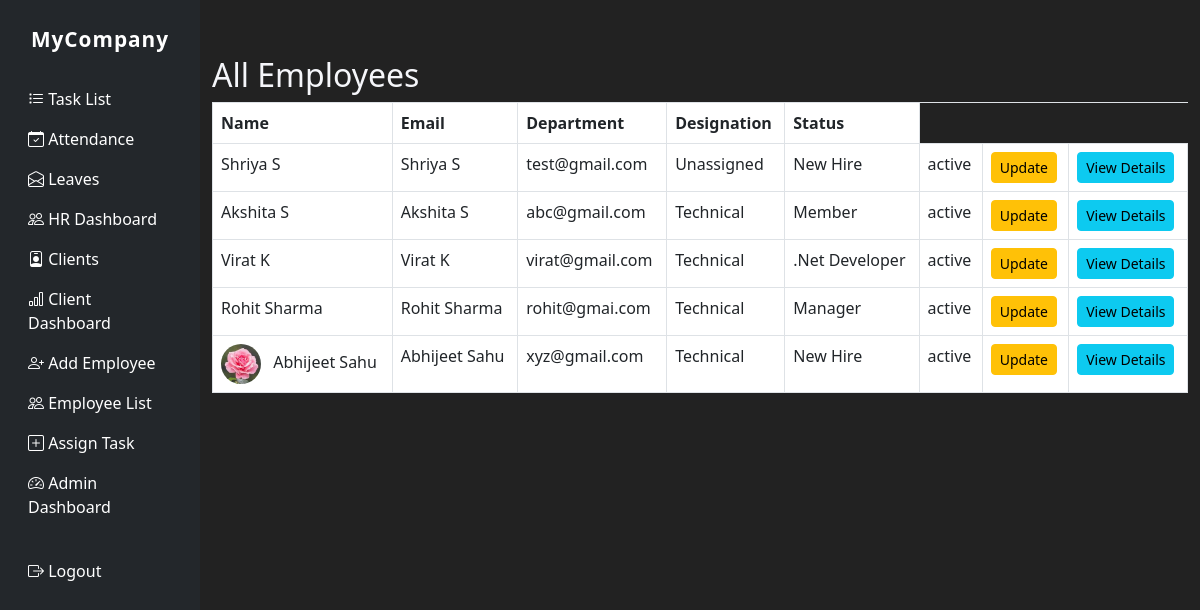
The page /employee/employees/ (signed in) on the database its author committed.
### employee/models.py (models this page shows, shortened)
class EmployeeProfile(models.Model):
    user = models.OneToOneField(User, on_delete=models.CASCADE)
    designation = models.CharField(max_length=100)
    department = models.CharField(max_length=100)
    date_joined = models.DateField()
    status = models.CharField(max_length=50, choices=[
        ('active', "Active"),
        ('on_leave', 'On Leave'),
        ('resigned', 'Resigned'),
    ])
    profile_picture = models.ImageField(upload_to='profile_pics/', null=True, blank=True,
                                        validators=[FileExtensionValidator(allowed_extensions=['jpg', 'jpeg', 'png'])])

### employee/views.py (the view)
# urls.py: path('employees/', views.employee_list, name='employee_list'),
@login_required
def employee_list(request):
    if not request.user.is_superuser:
        messages.error(request, "Only admins can view the employee list.")
        return redirect('task_list')
    employees = EmployeeProfile.objects.select_related('user')
    return render(request, 'employee/employee_list.html', {'employees': employees})

### employee/templates/employee/employee_list.html
{% extends 'base.html' %}
{% block content %}
<h2>All Employees</h2>
<table class="table table-bordered">
    <tr>
        <th>Name</th>
        <th>Email</th>
        <th>Department</th>
        <th>Designation</th>
        <th>Status</th>
    </tr>
    {% for emp in employees %}
    <tr>
        <td>
    {% if emp.profile_picture %}
      <img src="{{ emp.profile_picture.url }}" alt="Profile Pic" width="40" height="40" class="rounded-circle me-2">
    {% endif %}
    {{ emp.user.get_full_name }}
  </td>
        <td>{{ emp.user.get_full_name }}</td>
        <td>{{ emp.user.email }}</td>
        <td>{{ emp.department }}</td>
        <td>{{ emp.designation }}</td>
        <td>{{ emp.status }}</td>
        <td>
            <a href="{% url 'update_employee' emp.pk %}" class="btn btn-sm btn-warning">Update</a>
        </td>
        <td>
            <a href="{% url 'employee_detail' emp.pk %}" class="btn btn-info btn-sm">View Details</a>
        </td>
    </tr>
    {% endfor %}
</table>
{% endblock %}

### website/templates/base.html (shortened to what this page needs)
<!doctype html>
<html lang="en">
  <head>
    <link href="https://cdn.jsdelivr.net/npm/bootstrap@5.3.2/dist/css/bootstrap.min.css" rel="stylesheet">
    <link rel="stylesheet" href="https://cdn.jsdelivr.net/npm/bootstrap-icons@1.10.5/font/bootstrap-icons.css">
  </head>
  <body>
    <div class="container-fluid">
      <div class="row">
        {% include 'navbar.html' %}
        <main class="col-md-10 ms-sm-auto main-content">
          <br/>
          {% block content %}{% endblock %}
        </main>
      </div>
    </div>
  </body>
</html>

### website/templates/navbar.html (shortened to what this page needs)
<link href="https://cdn.jsdelivr.net/npm/bootstrap@5.3.0/dist/css/bootstrap.min.css" rel="stylesheet">
<link rel="stylesheet" href="https://cdn.jsdelivr.net/npm/bootstrap-icons@1.10.5/font/bootstrap-icons.css">
    <nav class="sidebar col-md-2 d-none d-md-block py-4">
      <div class="navbar-brand mb-4 text-center">MyCompany</div>
      <ul class="nav flex-column">
        {% if user.is_authenticated %}
          <li class="nav-item"><a class="nav-link {% if request.path == '/employee/tasks/' %}active{% endif %}" href="{% url 'task_list' %}"><i class="bi bi-list-task"></i> Task List</a></li>
          <li class="nav-item"><a class="nav-link {% if '/attendance' in request.path %}active{% endif %}" href="{% url 'attendance_list' %}"><i class="bi bi-calendar-check"></i> Attendance</a></li>
          <li class="nav-item"><a class="nav-link {% if 'leave' in request.path %}active{% endif %}" href="{% url 'leave_list' %}"><i class="bi bi-envelope-open"></i> Leaves</a></li>
          {% if user.is_superuser or user.groups|length > 0 %}
            <li class="nav-item"><a class="nav-link {% if '/hr/dashboard/' in request.path %}active{% endif %}" href="{% url 'hr_dashboard' %}"><i class="bi bi-people"></i> HR Dashboard</a></li>
            <li class="nav-item"><a class="nav-link {% if '/clients/' in request.path %}active{% endif %}" href="{% url 'client_list' %}"><i class="bi bi-person-badge"></i> Clients</a></li>
            <li class="nav-item"><a class="nav-link {% if '/clients/dashboard/' in request.path %}active{% endif %}" href="{% url 'client_dashboard' %}"><i class="bi bi-bar-chart"></i> Client Dashboard</a></li>
          {% endif %}
          {% if user.is_superuser %}
            <li class="nav-item"><a class="nav-link" href="{% url 'add_employee' %}"><i class="bi bi-person-plus"></i> Add Employee</a></li>
            <li class="nav-item"><a class="nav-link" href="{% url 'employee_list' %}"><i class="bi bi-people"></i> Employee List</a></li>
            <li class="nav-item"><a class="nav-link" href="{% url 'create_task' %}"><i class="bi bi-plus-square"></i> Assign Task</a></li>
            <li class="nav-item"><a class="nav-link" href="{% url 'admin_dashboard' %}"><i class="bi bi-speedometer2"></i> Admin Dashboard</a></li>
          {% endif %}
          <li class="nav-item mt-4"><a class="nav-link" href="{% url 'logout' %}"><i class="bi bi-box-arrow-right"></i> Logout</a></li>
        {% else %}
          <li class="nav-item"><a class="nav-link" href="{% url 'home' %}"><i class="bi bi-box-arrow-in-right"></i> Login</a></li>
        {% endif %}
      </ul>
    </nav>

### website/templates/base.html (style rules this page uses)
body { background: #18191a; color: #f5f6fa; }
.sidebar { min-height: 100vh; background: #23272b; }
.sidebar .nav-link, .sidebar .navbar-brand { color: #fff; }
.navbar-brand { font-weight: bold; font-size: 1.3rem; letter-spacing: 1px; }
.main-content { background: #222; min-height: 100vh; padding: 2rem; }

### website/templates/navbar.html (style rules this page uses)
body { background: #18191a; color: #f5f6fa; }
.sidebar { min-height: 100vh; background: #23272b; }
.sidebar .nav-link, .sidebar .navbar-brand { color: #fff; }
.navbar-brand { font-weight: bold; font-size: 1.3rem; letter-spacing: 1px; }

### rows shown on the page
EmployeeProfile: user.get_full_name "Shriya S", user.email "test@gmail.com", department "Unassigned", designation "New Hire", status "active"
EmployeeProfile: user.get_full_name "Akshita S", user.email "abc@gmail.com", department "Technical", designation "Member", status "active"
EmployeeProfile: user.get_full_name "Virat K", user.email "virat@gmail.com", department "Technical", designation ".Net Developer", status "active"
EmployeeProfile: user.get_full_name "Rohit Sharma", user.email "rohit@gmai.com", department "Technical", designation "Manager", status "active"
EmployeeProfile: profile_picture (picture), user.get_full_name "Abhijeet Sahu", user.email "xyz@gmail.com", department "Technical", designation "New Hire", status "active"
